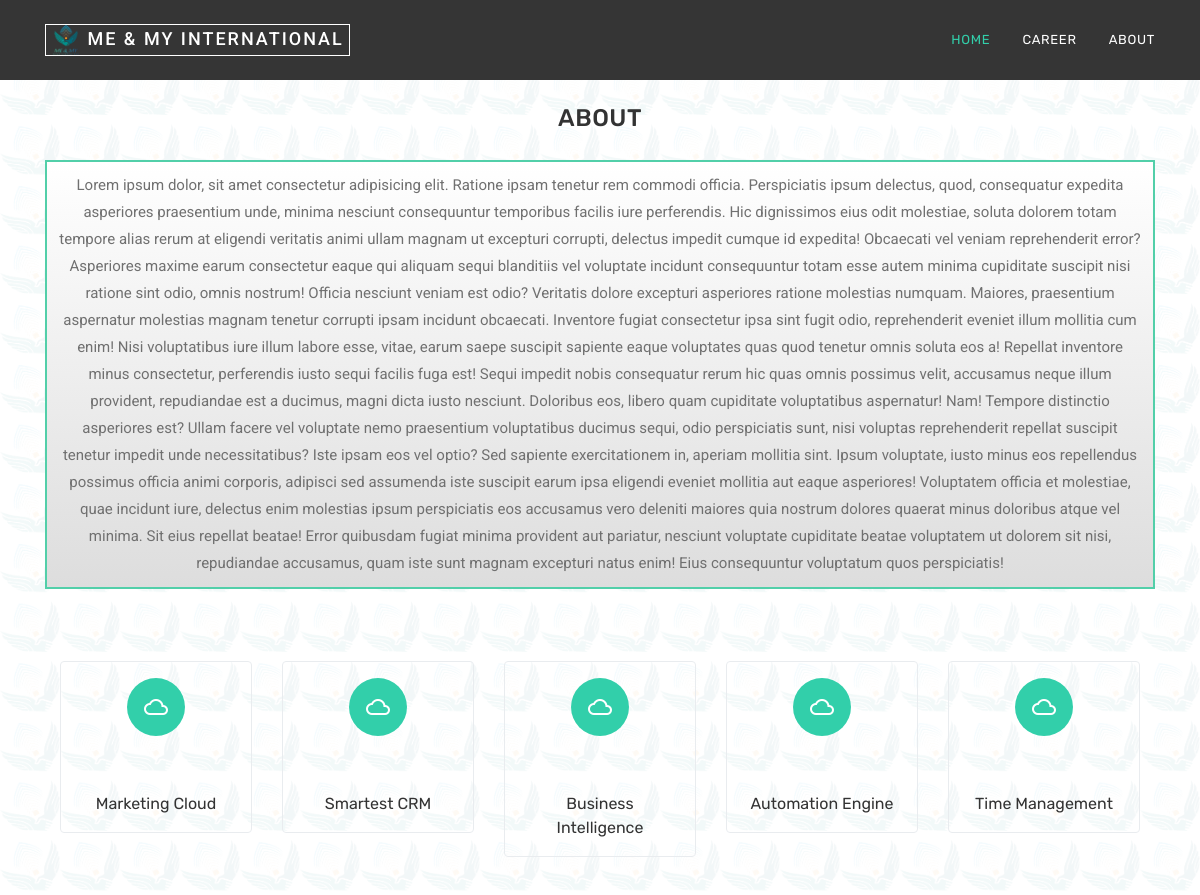
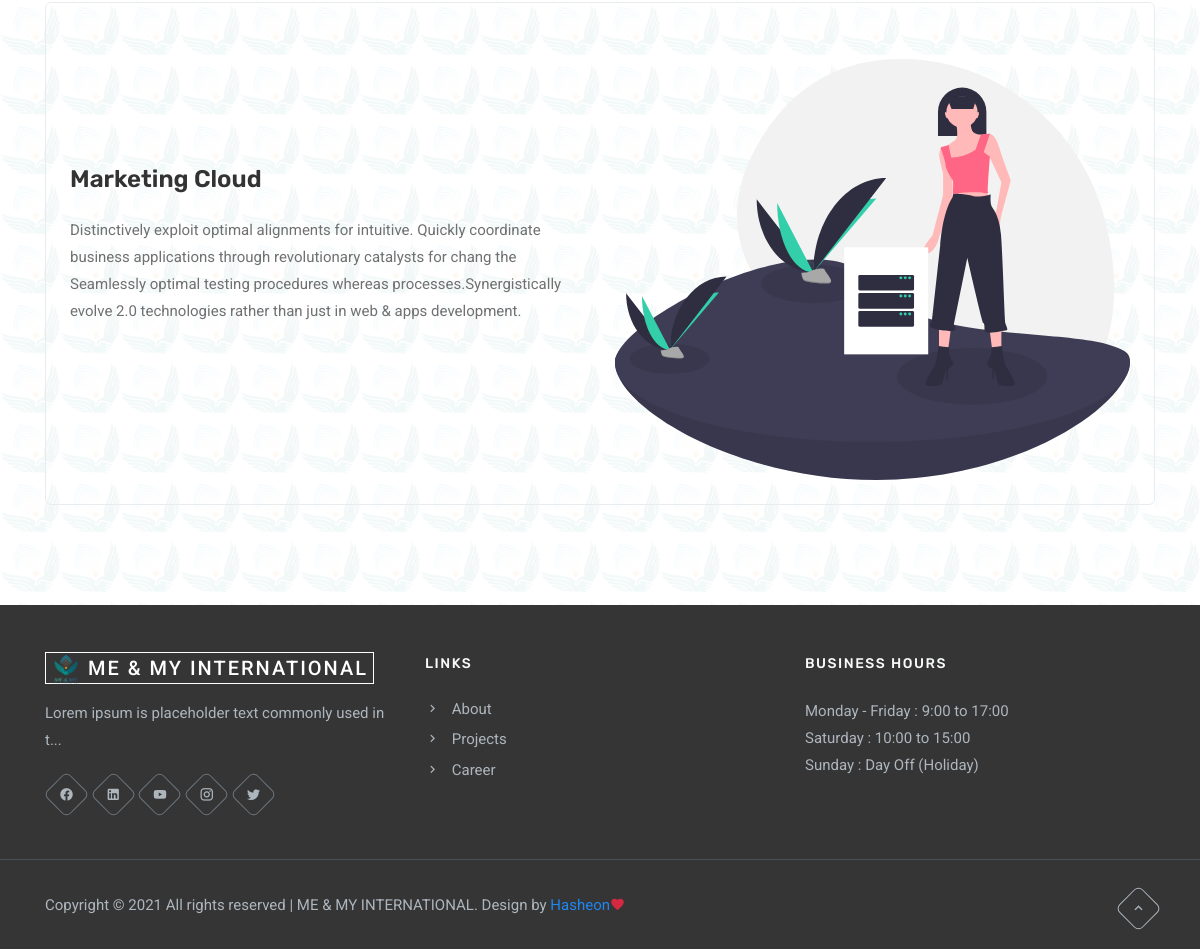
Page /about.php on the committed database (2 pictures, top to bottom).
### tables this page shows
CREATE TABLE `site_setting` (
  `site_setting_name` varchar(255) NOT NULL,
  `site_setting_title` varchar(255) NOT NULL,
  `site_setting_slogan` varchar(255) NOT NULL,
  `site_setting_adress` varchar(255) NOT NULL,
  `site_setting_phone` varchar(255) NOT NULL,
  `site_setting_email` varchar(255) NOT NULL,
  `site_setting_description` text NOT NULL,
  `site_setting_business_hour` text NOT NULL,
  `site_setting_logo` varchar(255) NOT NULL,
  `site_setting_icon` varchar(255) NOT NULL,
  `site_setting_last_update_date` varchar(255) NOT NULL,
  `site_setting_last_update_time` varchar(255) NOT NULL
);

CREATE TABLE `plugin_database` (
  `plugin_id` int(255) NOT NULL,
  `plugin_name` varchar(255) NOT NULL,
  `plugin_action` varchar(255) NOT NULL,
  `plugin_created_date` varchar(255) NOT NULL,
  `plugin_created_time` varchar(255) NOT NULL
);

CREATE TABLE `about` (
  `about_id` int(255) NOT NULL,
  `about_img` varchar(255) NOT NULL,
  `about_short` varchar(255) NOT NULL,
  `about_title` varchar(255) NOT NULL,
  `about_discription` text NOT NULL,
  `about_created_date` varchar(255) NOT NULL,
  `about_created_time` varchar(255) NOT NULL
);

### about.php (the view, shortened to what this page needs)
<?php include("header.inc.php"); ?>
        <section class="section">
            <div class="container">
                <div class="row justify-content-center">
                    <div class="col-12 text-center">
                        <div class="section-title">
                            <h4 class="title text-uppercase mb-4">About</h4>
                            <?php
    $aboutDetailsQuery = $db->query("SELECT * FROM site_setting") or die('could not search!');
        while ($row = mysqli_fetch_array($aboutDetailsQuery)) {
            $site_setting_description = $row['site_setting_description'];
?>
                            <p class="text-muted mx-auto mb-0" style="border: 2px solid #52CFA9;padding: 10px;background: linear-gradient(to top, #ddd, #fff)"><?php echo $site_setting_description; ?></p>
<?php } ?>
                        </div>
                    </div>
                </div>
                <div class="row mt-4">
                    <div class="col-12">
                        <ul class="nav nav-pills nav-justified" id="pills-tab" role="tablist">
<?php
    $aboutQuery = $db->query("SELECT * FROM about") or die('could not search!');
        while ($row = mysqli_fetch_array($aboutQuery)) {
            $about_short = $row['about_short'];
            $about_title = $row['about_title'];
?>
                            <li class="nav-item mb-4 pt-2">
                                <a class="nav-link" id="<?php echo $about_short; ?>-tab" data-toggle="pill" href="#<?php echo $about_short; ?>" role="tab" aria-controls="<?php echo $about_short; ?>" aria-selected="false">
                                    <div class="capabilities text-center rounded pt-2 pb-2">
                                        <div class="icon bg-custom mb-3">
                                            <i class="mdi mdi-cloud-outline text-white"></i>
                                        </div>
                                        <h4 class="title font-weight-normal mb-0"><?php echo $about_title; ?></h4>
                                    </div>
                                </a>
                            </li>
<?php } ?>
                        </ul>
                        <div class="tab-content mt-3" id="pills-tabContent">
<?php
    $aboutQuery = $db->query("SELECT * FROM about ORDER BY about_id ASC LIMIT 1") or die('could not search!');
        while ($row = mysqli_fetch_array($aboutQuery)) {
            $about_short = $row['about_short'];
            $about_title = $row['about_title'];
            $about_discription = $row['about_discription'];
            $about_img = $row['about_img'];
?>
                            <div class="tab-pane fade show active" id="<?php echo $about_short; ?>" role="tabpanel" aria-labelledby="tab">
                                <div class="capabilities-content border rounded p-4">
                                    <div class="row align-items-center">
                                        <div class="col-md-6">
                                            <h4 class="title"><?php echo $about_title; ?></h4>
                                            <p class="text-muted"><?php echo $about_discription; ?></p>
                                        </div>
                                        <div class="col-md-6 mt-4 pt-2">
                                            <img src="images/about/<?php echo $about_img; ?>" class="img-fluid d-block mx-auto" alt="<?php echo $about_title; ?>">
                                        </div>
                                    </div>
                                </div>
                            </div>
<?php } ?>
                        </div>
                    </div>
                </div>
            </div>
        </section>
<?php include("footer.inc.php"); ?>

### header.inc.php (shortened to what this page needs)
<?php
    include ("core.php");
?>
<!DOCTYPE html>
    <html lang="en">
    <head>
        <?php
    $site_setting_query = $db->query("SELECT * FROM site_setting") or die('could not search!');
        while ($row = mysqli_fetch_array($site_setting_query)) {
?>
        <link href="css/magnific-popup.css" rel="stylesheet" type="text/css" />
        <link href="css/bootstrap.min.css" rel="stylesheet" type="text/css" />
        <link href="css/uikit.min.css" rel="stylesheet" type="text/css" />
        <link href="127/vendor/fontawesome-free/css/all.min.css" rel="stylesheet" type="text/css">
        <link href="css/materialdesignicons.min.css" rel="stylesheet" type="text/css" />
        <link href="css/style.css" rel="stylesheet" type="text/css" />
        <link rel="stylesheet" href="css/slick-theme.css"/>
        <link rel="stylesheet" href="css/slick.css"/>
        <?php } ?>
    </head>
    <body>
        <nav class="navbar navbar-expand-lg fixed-top navbar-custom navbar-light sticky">
    		<div class="container">
        <?php
    $site_setting_query = $db->query("SELECT * FROM site_setting") or die('could not search!');
        while ($row = mysqli_fetch_array($site_setting_query)) {
            $site_setting_name = $row['site_setting_name'];
            $site_setting_icon = $row['site_setting_icon'];
?>
			    <a class="navbar-brand" href="index.php"><img src="images/<?php echo $site_setting_icon; ?>" alt="<?php echo $site_setting_name; ?>" width="30px"> <?php echo $site_setting_name; ?></a>
<?php } ?>
			    <div class="collapse navbar-collapse" id="navbarCollapse">
			        <ul class="navbar-nav ml-auto">
			            <li class="nav-item active">
                            <a class="nav-link" href="index.php">Home</a>
                        </li>
<?php
$aboutMenuQuery = $db->query("SELECT * FROM plugin_database WHERE `plugin_name` = 'career' ") or die('could not find!');
while ($row = mysqli_fetch_array($aboutMenuQuery)){
    $plugin_action = $row['plugin_action'];
    if($plugin_action == 'show'){
?>
                        <li class="nav-item">
                            <a class="nav-link" href="career.php">Career</a>
                        </li>
<?php }} ?>
<?php
$aboutMenuQuery = $db->query("SELECT * FROM plugin_database WHERE `plugin_name` = 'about' ") or die('could not find!');
while ($row = mysqli_fetch_array($aboutMenuQuery)){
    $plugin_action = $row['plugin_action'];
    if($plugin_action == 'show'){
?>
                        <li class="nav-item">
                            <a class="nav-link" href="about.php">About</a>
                        </li>
<?php }} ?>
                    </ul>
			    </div>
		    </div>
		</nav>

### footer.inc.php (shortened to what this page needs)
        <footer class="footer py-5 bg-dark">
            <div class="container">
                <div class="row">
                    <div class="col-lg-4 col-md-12">
<?php
    $siteSettingsQuery = $db->query("SELECT * FROM site_setting") or die('could not search!');
        while ($row = mysqli_fetch_array($siteSettingsQuery)) {
            $site_setting_name = $row['site_setting_name'];
            $site_setting_slogan = $row['site_setting_slogan'];
?>
                        <a class="footer-logo" href="index.php"><img src="images/<?php echo $site_setting_icon; ?>" alt="<?php echo $site_setting_name; ?>" width="30px"> <?php echo $site_setting_name; ?></a>
                        <p class="text-foot mt-3"><?php echo $site_setting_slogan; ?></p>
<?php
        }
?>
                        <ul class="list-unstyled social-icon social mb-0 mt-4">
                            <li class="list-inline-item"><a href="javascript:void(0)"><i class="mdi mdi-facebook" title="Facebook"></i></a></li>
                            <li class="list-inline-item"><a href="javascript:void(0)"><i class="mdi mdi-linkedin" title="Linkedin"></i></a></li>
                            <li class="list-inline-item"><a href="javascript:void(0)"><i class="mdi mdi-youtube" title="Youtube"></i></a></li>
                            <li class="list-inline-item"><a href="javascript:void(0)"><i class="mdi mdi-instagram" title="Instagram"></i></a></li>
                            <li class="list-inline-item"><a href="javascript:void(0)"><i class="mdi mdi-twitter" title="Twitter"></i></a></li>
                        </ul>
                    </div>
                    <div class="col-lg-4 col-md-3 mt-4 pt-2 mt-lg-0 pt-lg-0">
                        <h4 class="text-light text-uppercase footer-head">Links</h4>
                        <ul class="list-unstyled footer-list mt-4 mb-0">
<?php
$aboutMenuQuery = $db->query("SELECT * FROM plugin_database WHERE `plugin_name` = 'about' ") or die('could not find!');
while ($row = mysqli_fetch_array($aboutMenuQuery)){
    $plugin_action = $row['plugin_action'];
    if($plugin_action == 'show'){
?>
                            <li class="mt-2"><a href="about.php" class="text-foot"><i class="mdi mdi-chevron-right mr-2"></i> About</a></li>
<?php }} ?>
<?php
$aboutMenuQuery = $db->query("SELECT * FROM plugin_database WHERE `plugin_name` = 'projects' ") or die('could not find!');
while ($row = mysqli_fetch_array($aboutMenuQuery)){
    $plugin_action = $row['plugin_action'];
    if($plugin_action == 'show'){
?>
                            <li class="mt-2"><a href="projects.php" class="text-foot"><i class="mdi mdi-chevron-right mr-2"></i> Projects</a></li>
<?php }} ?>
<?php
$aboutMenuQuery = $db->query("SELECT * FROM plugin_database WHERE `plugin_name` = 'career' ") or die('could not find!');
while ($row = mysqli_fetch_array($aboutMenuQuery)){
    $plugin_action = $row['plugin_action'];
    if($plugin_action == 'show'){
?>
                            <li class="mt-2"><a href="career.php" class="text-foot"><i class="mdi mdi-chevron-right mr-2"></i> Career</a></li>
<?php }} ?>
                        </ul>
                    </div>
                    <div class="col-lg-4 col-md-4 mt-4 pt-2 mt-lg-0 pt-lg-0">
                        <h4 class="text-light text-uppercase footer-head">Business Hours</h4>
<?php
    $businessHoursQuery =$db->query("SELECT * FROM site_setting");
        while($row = mysqli_fetch_array($businessHoursQuery)){
            $site_setting_business_hour = $row['site_setting_business_hour'];
?>
                        <p class="list-unstyled text-foot mt-4 mb-0">
                            <?php echo $site_setting_business_hour?>
                        </p>
<?php } ?>
                    </div>
                </div>
            </div>
        </footer>
        <footer class="footer py-4 footer-bar bg-dark">
            <div class="container text-foot text-center">
                <div class="row align-items-center">
                    <div class="col-sm-8">
                        <div class="text-sm-left">
<?php
    $siteSettingsQuery = $db->query("SELECT * FROM site_setting") or die('could not search!');
        while ($row = mysqli_fetch_array($siteSettingsQuery)) {
            $site_setting_name = $row['site_setting_name'];
?>
                            <p class="mb-0">Copyright &copy; <?php echo date('Y');?> All rights reserved | <span class="text-uppercase"><?php echo $site_setting_name; ?></span>. Design  by <a href="https://hasheon.com">Hasheon</a><i class="mdi mdi-heart text-danger"></i></p>
<?php
        }
?>
                        </div>
                    </div>
                    <div class="col-sm-4 mt-4 mt-sm-0 pt-2 pt-sm-2">
                        <div class="text-sm-right">
                            <a href="#" class="back-to-top rounded d-inline-block text-center" id="back-to-top">
                                <i class="mdi mdi-chevron-up d-block"> </i>
                            </a>
                        </div>
                    </div>
                </div>
            </div>
        </footer>
    </body>
</html>

### css/style.css (style rules this page uses)
h4 { font-size: 24px; }
.text-danger { color: #D52941 !important; }
.bg-dark { background-color: #353535 !important; }
.text-muted { color: #707070 !important; }
.bg-custom { background-color: #32cfaa !important; }
.list-inline-item:not(:last-child) { margin-right: 0px; margin-bottom: 0px; }
.rounded { border-radius: 6px !important; }
body { font-family: "Roboto", sans-serif; overflow-x: hidden !important; font-size: 15px; color: #535353; }
h1, h2, h3, h4, h5, h6, .h1, .h2, .h3, .h4, .h5, .h6 { font-family: "Rubik", sans-serif; line-height: 1.5; font-weight: 600; }
a { text-decoration: none !important; }
p { line-height: 1.8; }
.section { padding-top: 100px; padding-bottom: 100px; position: relative; }
.section-title { position: relative; margin-bottom: 40px; }
.section-title .title { letter-spacing: 0.5px; font-size: 24px; font-weight: 500; }
.border { border: 1px solid #e9ecef !important; }
.nav-pills .nav-link { color: #535353 !important; margin: auto 15px; border: 1px solid #e9ecef; -webkit-transition: all 0.2s ease; transition: all 0.2s ease; }
.nav-pills a .capabilities .icon { display: inline-block; height: 58px; width: 58px; line-height: 58px; border-radius: 50%; }
.nav-pills a .capabilities .icon i { font-size: 24px; }
.nav-pills a .capabilities .title { font-size: 16px; }
.back-to-top { width: 33px; height: 33px; line-height: 31px; color: #adb5bd; border: 1px solid #adb5bd; -webkit-transition: all 0.8s ease; transition: all 0.8s ease; -webkit-transform: rotate(45deg); transform: rotate(45deg); }
.back-to-top i { font-size: 16px; -webkit-transform: rotate(-45deg); transform: rotate(-45deg); }
.social-icon li a { position: relative; display: inline-block; width: 33px; height: 33px; margin: 0 5px; line-height: 33px !important; text-align: center; color: #535353; }
.social-icon li a:before { position: absolute; content: ''; top: 0; left: 0; display: inline-block; width: 100%; height: 100%; border: 1px solid #dee2e6; border-radius: 6px; -webkit-transition: all 0.5s ease; transition: all 0.5s ease; -webkit-transform: rotate(45deg); transform: rotate(45deg); }
.social-icon li a i { position: relative; top: 0; left: 0; -webkit-transition: all 0.5s ease; transition: all 0.5s ease; }
.social-icon.social li a { color: #adb5bd; }
.social-icon.social li a::before { border-color: #6c757d; }
.navbar-custom { padding: 20px 0; width: 100%; border-radius: 0px; z-index: 999; margin-bottom: 0px; -webkit-transition: all 0.5s ease-in-out; transition: all 0.5s ease-in-out; background: #353535; position: fixed; }
.navbar-custom .navbar-brand { color: #ffffff !important; font-weight: 500; font-size: 18px; text-transform: uppercase; letter-spacing: 2px; border: 1px solid; padding: 0px 5px; }
.navbar-custom .navbar-nav li a { color: #ffffff !important; font-size: 13px; background-color: transparent !important; margin: 0 8px; letter-spacing: 0.7px; line-height: 24px; text-transform: uppercase; -webkit-transition: all 0.5s; transition: all 0.5s; font-family: "Rubik", sans-serif; }
.navbar-custom .navbar-nav li.active a { color: #32cfaa !important; }
.navbar-custom .navbar-nav .nav-item:last-child .nav-link { margin-right: 0; padding-right: 0; }
.footer { position: relative; }
.footer .footer-logo { color: #ffffff !important; font-weight: 500; font-size: 20px; text-transform: uppercase; letter-spacing: 2px; border: 1px solid #ffffff; padding: 3px 5px; }
.footer .footer-head { font-size: 14px; letter-spacing: 1.5px; font-weight: 500; }
.footer .footer-list a { -webkit-transition: all 0.5s ease; transition: all 0.5s ease; }
.footer .text-foot { color: #adb5bd; }
.footer.footer-bar { border-top: 1px solid #495057; }

### rows in the picture
site_setting: site_setting_icon (picture), site_setting_name "ME & MY INTERNATIONAL", site_setting_description "Lorem ipsum dolor, sit amet consectetur adipisicing elit. Ratione ipsam tenetur rem commodi officia. Perspiciatis ipsum delectus, quod, consequatur expedita asperiores praesentium unde, minima nesciunt consequuntur temporibus facilis iure perferendis. Hic dignissimos eius odit molestiae, soluta dolorem totam tempore alias rerum at eligendi veritatis animi ullam magnam ut excepturi corrupti, delectus impedit cumque id expedita! Obcaecati vel veniam reprehenderit error? Asperiores maxime earum consectetur eaque qui aliquam sequi blanditiis vel voluptate incidunt consequuntur totam esse autem minima cupiditate suscipit nisi ratione sint odio, omnis nostrum! Officia nesciunt veniam est odio?…", site_setting_slogan "Lorem ipsum is placeholder text commonly used in t...", site_setting_business_hour "Monday - Friday : 9:00 to 17:00 Saturday : 10:00 to 15:00 Sunday : Day Off (Holiday)"
plugin_database: plugin_action "CAREER"
plugin_database: plugin_action "ABOUT"
about: about_title "Marketing Cloud", about_discription "Distinctively exploit optimal alignments for intuitive. Quickly coordinate business applications through revolutionary catalysts for chang the Seamlessly optimal testing procedures whereas processes.Synergistically evolve 2.0 technologies rather than just in web & apps development.", about_img (picture)
about: about_title "Smartest CRM"
about: about_title "Business Intelligence"
about: about_title "Automation Engine"
about: about_title "Time Management"
plugin_database: plugin_action "show" (drawn)
